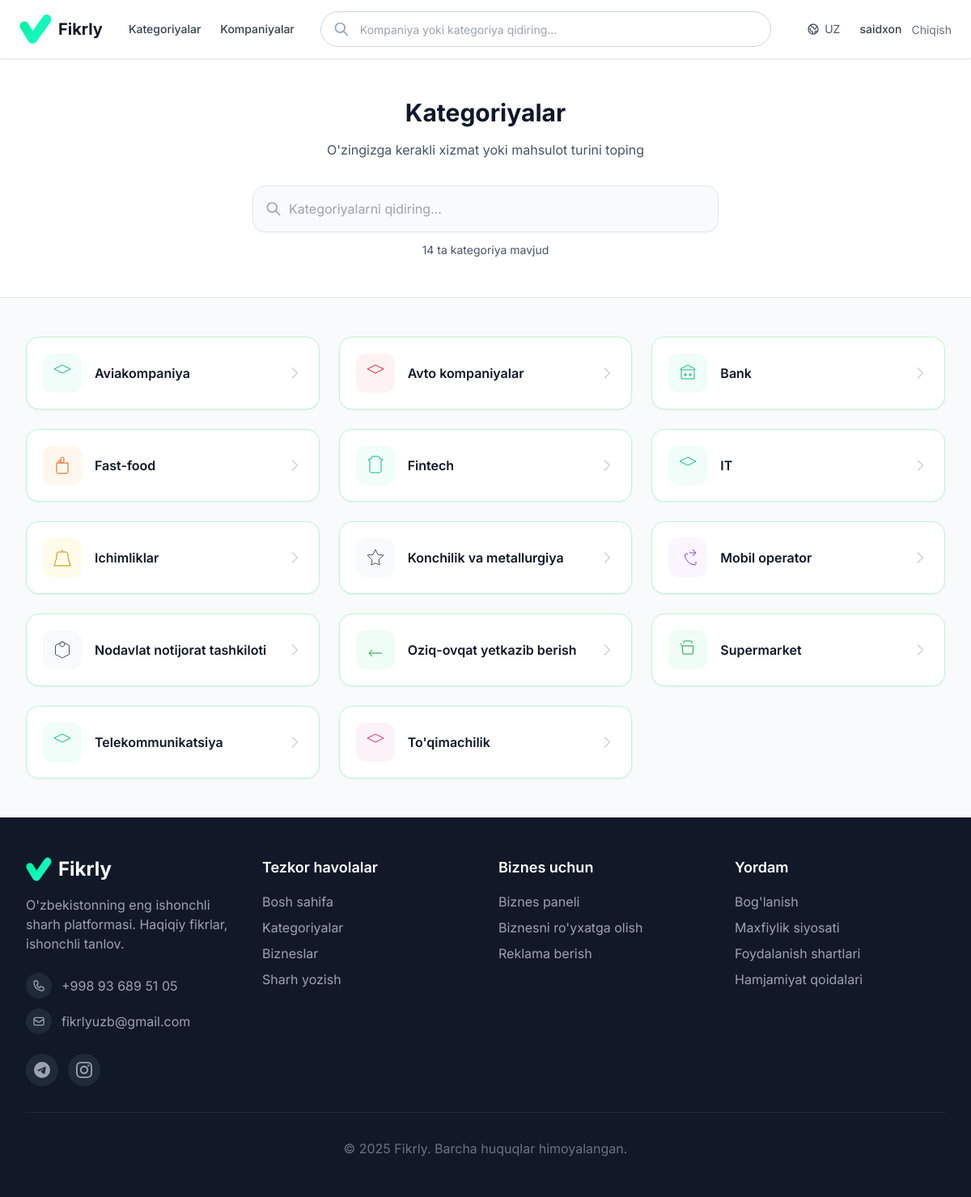
Page /kategoriyalar/ (signed in) on the committed database.
### frontend/models.py (models this page shows, shortened)
class BusinessCategory(models.Model):
    COLOR_CHOICES = [
        ("red", "Red"),
        ("orange", "Orange"),
        ("yellow", "Yellow"),
        ("green", "Green"),
        ("blue", "Blue"),
        ("purple", "Purple"),
        ("pink", "Pink"),
        ("gray", "Gray"),
    ]
    name = models.CharField(max_length=100, unique=True)
    slug = models.SlugField(max_length=100, unique=True)
    icon_svg = models.TextField(blank=True, help_text=_("SVG path content"))
    color = models.CharField(
        max_length=20,
        choices=COLOR_CHOICES,
        default="gray",
        help_text=_("Kategoriya rangi"),
    )
    is_featured = models.BooleanField(
        default=False, help_text=_("Bosh sahifada ko'rsatish")
    )
    class Meta:
        verbose_name_plural = "Business Categories"
        ordering = ["name"]
    @property
    def display_name(self):
        lang = get_language()
        if _is_russian_language(lang) and self.name_ru:
            return self.name_ru
        return self.name

### frontend/views.py (the view)
# urls.py: path("kategoriyalar/", category_browse, name="category_browse"),
def category_browse(request):
    categories = (
        BusinessCategory.objects.annotate(
            company_count=Count("companies", filter=Q(companies__is_active=True)),
            review_count=Count(
                "companies__reviews", filter=Q(companies__is_active=True)
            ),
        )
        .filter(company_count__gt=0)
        .order_by("name")
    )
    cat_list = []
    for cat in categories:
        cat_list.append(
            {
                "category": cat.slug,
                "label": cat.display_name,
                "icon": cat.icon_svg,
                "color": cat.color,
                "review_count": cat.review_count,
                "company_count": cat.company_count,
                "avg_rating": 0,
            }
        )
    return render(
        request,
        "pages/category_browse.html",
        {
            "categories": cat_list,
        },
    )

### frontend/templates/pages/category_browse.html (shortened to what this page needs)
{% extends 'base.html' %}
{% load static %}
{% load i18n %}
{% block content %}
    <section class="bg-[var(--surface)] border-b border-[var(--border)] py-12">
        <div class="max-w-4xl mx-auto px-4 sm:px-6 lg:px-8 text-center">
            <h1 class="text-3xl font-bold text-[var(--text-primary)] mb-4">{% trans "Kategoriyalar" %}</h1>
            <p class="text-[var(--text-secondary)] mb-8">{% trans "O'zingizga kerakli xizmat yoki mahsulot turini toping" %}</p>
            <div class="relative max-w-xl mx-auto">
                <div class="absolute inset-y-0 left-0 pl-4 flex items-center pointer-events-none">
                </div>
                <input type="text" id="categorySearch"
                    class="block w-full pl-11 pr-4 py-4 border border-[var(--border)] rounded-2xl bg-[var(--bg)] focus:bg-[var(--surface)] focus:ring-2 focus:ring-primary-500 focus:border-primary-500 transition-all shadow-sm text-[var(--text-primary)] placeholder-gray-400"
                    placeholder="{% trans 'Kategoriyalarni qidiring...' %}" autocomplete="off">
            </div>
            <p class="mt-3 text-sm text-[var(--text-secondary)]" id="searchResults">{% blocktrans with count=categories|length %}{{ count }} ta kategoriya mavjud{% endblocktrans %}</p>
        </div>
    </section>
    <section class="max-w-7xl mx-auto px-4 sm:px-6 lg:px-8 py-12">
        <div class="grid grid-cols-1 sm:grid-cols-2 lg:grid-cols-3 xl:grid-cols-4 gap-6" id="categoryGrid">
            {% for cat in categories %}
            <a href="{% url 'business_list' %}?category={{ cat.category }}" class="category-card group bg-[var(--surface)] rounded-2xl p-5 border border-green-200 shadow-sm hover:shadow-md hover:border-primary-200 transition-all duration-200 flex items-center justify-between">
                <div class="flex items-center gap-4">
                    <div class="w-12 h-12 rounded-xl flex items-center justify-center transition-colors
                        {% if cat.color == 'red' %}bg-red-50 text-red-600 group-hover:bg-red-100
                        {% elif cat.color == 'orange' %}bg-orange-50 text-orange-600 group-hover:bg-orange-100
                        {% elif cat.color == 'yellow' %}bg-yellow-50 text-yellow-600 group-hover:bg-yellow-100
                        {% elif cat.color == 'green' %}bg-green-50 text-green-600 group-hover:bg-green-100
                        {% elif cat.color == 'blue' %}bg-primary-50 text-[var(--accent)] group-hover:bg-primary-100
                        {% elif cat.color == 'purple' %}bg-purple-50 text-purple-600 group-hover:bg-purple-100
                        {% elif cat.color == 'pink' %}bg-pink-50 text-pink-600 group-hover:bg-pink-100
                        {% else %}bg-[var(--bg)] text-[var(--text-secondary)] group-hover:bg-[var(--surface)]{% endif %}">
                        <svg class="w-6 h-6" fill="none" stroke="currentColor" viewBox="0 0 24 24">
                            {{ cat.icon|safe }}
                        </svg>
                    </div>
                    <div>
                        <h3 class="font-semibold text-[var(--text-primary)] group-hover:text-[var(--accent)] transition-colors">{{ cat.label }}</h3>
                    </div>
                </div>
                <svg class="w-5 h-5 text-gray-300 group-hover:text-primary-400 transform group-hover:translate-x-1 transition-all" fill="none" stroke="currentColor" viewBox="0 0 24 24">
                    <path stroke-linecap="round" stroke-linejoin="round" stroke-width="2" d="M9 5l7 7-7 7" />
                </svg>
            </a>
            {% endfor %}
        </div>
    </section>
{% endblock %}

### frontend/templates/base.html (shortened to what this page needs)
<!DOCTYPE html>
{% load static %}
{% load static_bust %}
{% load i18n %}
{% load i18n_extras %}
{% get_current_language as LANGUAGE_CODE %}
<html lang="{{ LANGUAGE_CODE }}" class="scroll-smooth">
<head>
    <link rel="stylesheet" href="{% static 'css/theme.css' %}">
    <link rel="stylesheet" href="{% static_bust 'dist/bundle.css' %}">
    <script src="https://cdn.tailwindcss.com"></script>
</head>
<body class="bg-[var(--bg)] text-[var(--text-primary)] transition-colors duration-300 font-sans flex flex-col min-h-screen">
    <header class="bg-white shadow-sm sticky top-0 z-50 border-b border-slate-200">
        <div class="max-w-7xl mx-auto px-6">
            <div class="flex justify-between items-center h-[72px]">
                <div class="flex items-center gap-8">
                    <a href="{% url 'index' %}" class="flex items-center gap-2">
                            <img src="{% static 'favicons/favicon.svg' %}?v=3"
                             alt="Fikrly"
                             class="w-10 h-10 rounded-lg"
                                onerror="this.onerror=null;this.src='{% static 'favicons/favicon.png' %}?v=3';">
                        <span class="text-xl font-bold text-gray-900">Fikrly</span>
                    </a>
                    <nav class="hidden lg:flex items-center gap-6">
                        <a href="{% url 'category_browse' %}" class="text-gray-700 hover:text-emerald-600 transition text-sm font-medium">{% trans "Kategoriyalar" %}</a>
                        <a href="{% url 'business_list' %}" class="text-gray-700 hover:text-emerald-600 transition text-sm font-medium">{% trans "Kompaniyalar" %}</a>
                    </nav>
                </div>
                <div class="hidden lg:block flex-1 max-w-2xl mx-8">
                    <form method="get" action="{% url 'business_list' %}" class="relative">
                        <input type="search" name="q" value="{{ request.GET.q }}"
                               placeholder="{% trans 'Kompaniya yoki kategoriya qidiring...' %}"
                               class="w-full h-11 pl-12 pr-4 rounded-full border border-slate-300 focus:outline-none focus:ring-2 focus:ring-emerald-500 focus:border-transparent text-sm">
                        <svg class="absolute left-4 top-1/2 -translate-y-1/2 w-5 h-5 text-slate-400" fill="none" stroke="currentColor" viewBox="0 0 24 24">
                            <path stroke-linecap="round" stroke-linejoin="round" stroke-width="2" d="M21 21l-6-6m2-5a7 7 0 11-14 0 7 7 0 0114 0z"/>
                        </svg>
                    </form>
                </div>
                <div class="flex items-center gap-3">
                <div class="flex items-center gap-3">
                    <form action="{% url 'set_language' %}" method="post" class="hidden lg:block">
                        <button type="button" onclick="this.nextElementSibling.classList.toggle('hidden')"
                                class="flex items-center gap-1.5 px-3 py-2 text-sm text-gray-600 hover:text-gray-900 rounded-lg hover:bg-gray-50 transition">
                            {% get_current_language as LANGUAGE_CODE %}
                            {{ LANGUAGE_CODE|upper }}
                        </button>
                            {% get_available_languages as LANGUAGES %}
                            {% get_language_info_list for LANGUAGES as languages %}
                    </form>
                    {% if user.is_authenticated %}
                        <a href="{% url 'user_profile' %}" class="text-sm text-gray-700 hover:text-gray-900 font-medium">
                            {{ user.first_name|default:user.username }}
                        </a>
                        <form method="post" action="{% url 'account_logout' %}" class="inline">
                            <button type="submit" class="text-sm text-gray-500 hover:text-gray-700">{% trans "Chiqish" %}</button>
                        </form>
                    {% endif %}
                </div>
            </div>
        </div>
    </header>
    <main class="flex-grow">
        {% block content %}{% endblock %}
    </main>
    <footer class="bg-gray-900 text-white py-12 mt-auto">
        <div class="max-w-7xl mx-auto px-4 sm:px-6 lg:px-8">
            <div class="grid md:grid-cols-4 gap-8">
                <div>
                    <div class="flex items-center space-x-2 mb-4">
                        <img src="{% static 'favicons/favicon.png' %}" alt="Fikrly" class="w-8 h-8 rounded-lg">
                        <span class="text-2xl font-bold">Fikrly</span>
                    </div>
                    <p class="text-gray-400 mb-6">
                        {% trans "O'zbekistonning eng ishonchli sharh platformasi. Haqiqiy fikrlar, ishonchli tanlov." %}
                    </p>
                    <div class="space-y-3 mb-6">
                        <a href="tel:+998936895105"
                            class="flex items-center text-gray-400 hover:text-white transition-colors group">
                            <div
                                class="w-8 h-8 rounded-full bg-gray-800 flex items-center justify-center mr-3 group-hover:bg-primary-600 transition-colors">
                            </div>
                            <span>+998 93 689 51 05</span>
                        </a>
                        <a href="mailto:fikrlyuzb@gmail.com"
                            class="flex items-center text-gray-400 hover:text-white transition-colors group">
                            <div
                                class="w-8 h-8 rounded-full bg-gray-800 flex items-center justify-center mr-3 group-hover:bg-primary-600 transition-colors">
                                <svg class="w-4 h-4" fill="none" stroke="currentColor" viewBox="0 0 24 24">
                                    <path stroke-linecap="round" stroke-linejoin="round" stroke-width="2"
                                        d="M3 8l7.89 5.26a2 2 0 002.22 0L21 8M5 19h14a2 2 0 002-2V7a2 2 0 00-2-2H5a2 2 0 00-2 2v10a2 2 0 002 2z">
                                    </path>
                                </svg>
                            </div>
                            <span>fikrlyuzb@gmail.com</span>
                        </a>
                    </div>
                    <div class="flex space-x-3">
                        <a href="https://t.me/fikrly_support" target="_blank" rel="noopener"
                            class="w-10 h-10 rounded-full bg-gray-800 flex items-center justify-center text-gray-400 hover:bg-[#229ED9] hover:text-white transition-all"
                            aria-label="Telegram">
                        </a>
                        <a href="https://www.instagram.com/fikrlyuz/" target="_blank" rel="noopener"
                            class="w-10 h-10 rounded-full bg-gray-800 flex items-center justify-center text-gray-400 hover:bg-gradient-to-br hover:from-[#833ab4] hover:via-[#fd1d1d] hover:to-[#fcb045] hover:text-white transition-all"
                            aria-label="Instagram">
                        </a>
                    </div>
                </div>
                <div>
                    <h3 class="text-lg font-semibold mb-4">{% trans "Tezkor havolalar" %}</h3>
                    <ul class="space-y-2">
                        <li><a href="{% url 'index' %}" class="text-gray-400 hover:text-white transition-colors">{% trans "Bosh sahifa" %}</a></li>
                        <li><a href="{% url 'category_browse' %}"
                                class="text-gray-400 hover:text-white transition-colors">{% trans "Kategoriyalar" %}</a>
                        </li>
                        <li><a href="{% url 'business_profile' %}"
                                class="text-gray-400 hover:text-white transition-colors">{% trans "Bizneslar" %}</a>
                        </li>
                        <li><a href="{% url 'review_submission' %}"
                                class="text-gray-400 hover:text-white transition-colors">{% trans "Sharh yozish" %}</a>
                        </li>
                    </ul>
                </div>
                <div>
                    <h3 class="text-lg font-semibold mb-4">{% trans "Biznes uchun" %}</h3>
                    <ul class="space-y-2">
                        <li><a href="{% url 'business_dashboard' %}"
                                class="text-gray-400 hover:text-white transition-colors">{% trans "Biznes paneli" %}</a>
                        </li>
                        <li><a href="#" class="text-gray-400 hover:text-white transition-colors">{% trans "Biznesni ro'yxatga olish" %}</a></li>
                        <li><a href="#" class="text-gray-400 hover:text-white transition-colors">{% trans "Reklama berish" %}</a></li>
                    </ul>
                </div>
                <div>
                    <h3 class="text-lg font-semibold mb-4">{% trans "Yordam" %}</h3>
                    <ul class="space-y-2">
                        <li><a href="{% url 'contact_us' %}" class="text-gray-400 hover:text-white transition-colors">{% trans "Bog'lanish" %}</a></li>
                        <li><a href="{% url 'privacy_policy' %}" class="text-gray-400 hover:text-white transition-colors">{% trans "Maxfiylik siyosati" %}</a></li>
                        <li><a href="{% url 'terms_of_service' %}" class="text-gray-400 hover:text-white transition-colors">{% trans "Foydalanish shartlari" %}</a></li>
                        <li><a href="{% url 'community_guidelines' %}" class="text-gray-400 hover:text-white transition-colors">{% trans "Hamjamiyat qoidalari" %}</a></li>
                    </ul>
                </div>
            </div>
            <div class="border-t border-gray-800 mt-8 pt-8 text-center">
                <p class="text-gray-500">{% trans "© 2025 Fikrly. Barcha huquqlar himoyalangan." %}</p>
            </div>
        </div>
    </footer>
</body>
</html>

### rows in the picture
BusinessCategory: label "Aviakompaniya"
BusinessCategory: label "Avto kompaniyalar"
BusinessCategory: label "Bank"
BusinessCategory: label "Fast-food"
BusinessCategory: label "Fintech"
BusinessCategory: label "IT"
BusinessCategory: label "Ichimliklar"
BusinessCategory: label "Konchilik va metallurgiya"
BusinessCategory: label "Mobil operator"
BusinessCategory: label "Nodavlat notijorat tashkiloti"
BusinessCategory: label "Oziq-ovqat yetkazib berish"
BusinessCategory: label "Supermarket"
BusinessCategory: label "Telekommunikatsiya"
BusinessCategory: label "To'qimachilik"

### other values in the picture
{{ LANGUAGE_CODE|upper }} "UZ"
{{ user.first_name|default:user.username }} "saidxon"
